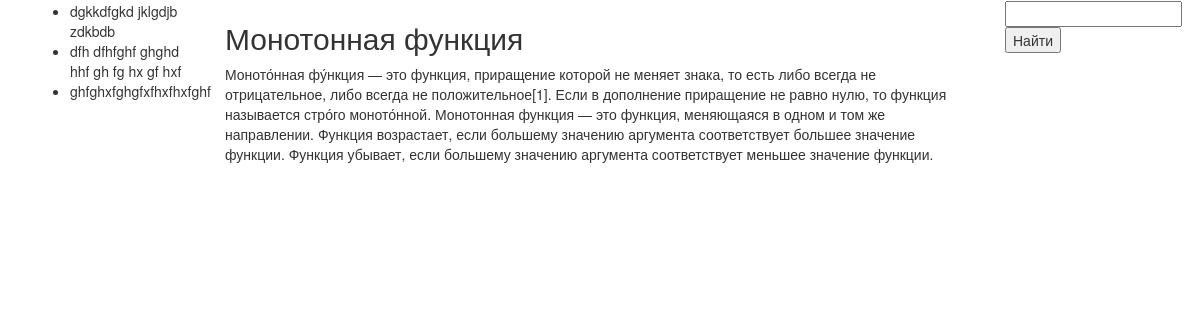
The page /matan/term/1 on the database its author committed.
### matan/models.py (models this page shows, shortened)
class Term(models.Model):
    title = models.CharField(max_length=100, verbose_name=u'Термин')
    determination = models.TextField(verbose_name=u'Определение')

### matan/views.py (the view)
# urls.py: url(r'^term/(?P<pk>\d+)$', views.TermDetail.as_view(), name='term_detail'),
class TermDetail(DetailView):
    model=Term
    template_name='matan/term_detail.html'
    context_object_name='term'

### matan/templates/matan/term_detail.html (shortened to what this page needs)
{% extends 'matan/base.html' %}
{% block term %}
    {% if term %}
            <h2>{{ term.title }}</h2>
            <p>{{ term.determination  }}</p>
    {% endif %}
{% endblock %}

### rows shown on the page
Term: title "Монотонная функция", determination "Моното́нная фу́нкция — это функция, приращение которой не меняет знака, то есть либо всегда не отрицательное, либо всегда не положительное[1]. Если в дополнение приращение не равно нулю, то функция называется стро́го моното́нной. Монотонная функция — это функция, меняющаяся в одном и том же направлении. Функция возрастает, если большему значению аргумента соответствует большее значение функции. Функция убывает, если большему значению аргумента соответствует меньшее значение функции."
